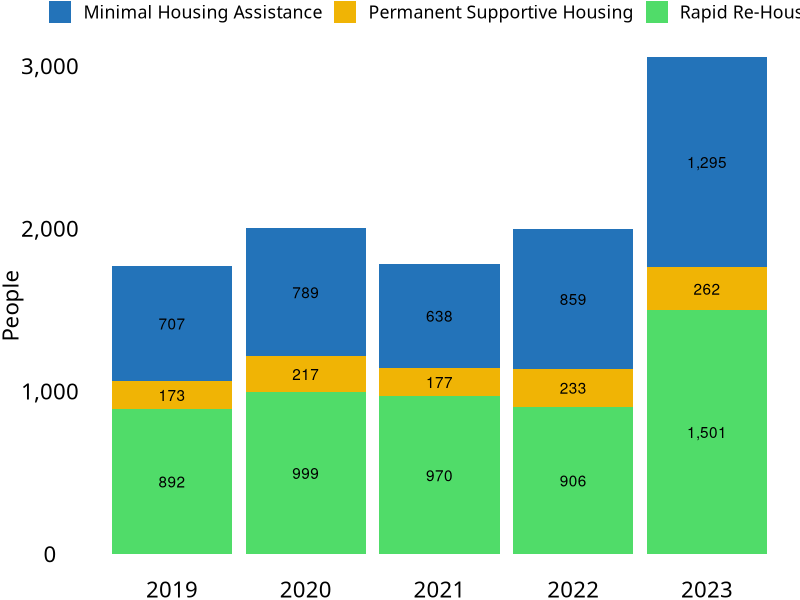
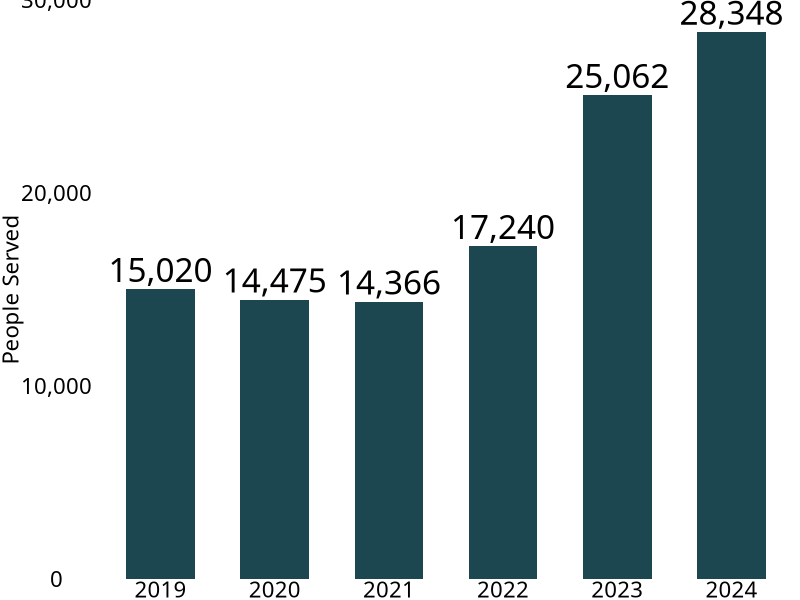
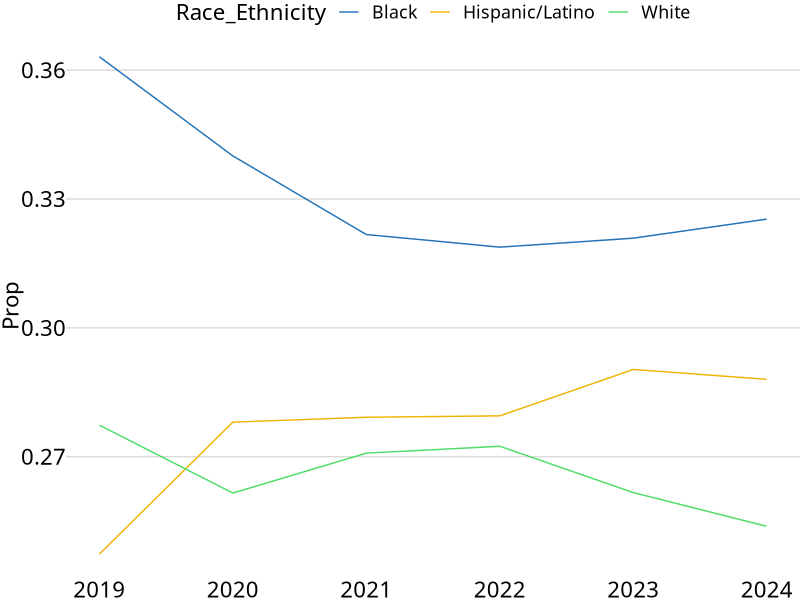

R code for these plots, in order:
# Load Packages -----------------------------------------------------------


library(tidyverse)
library(scales)


# Define Colors -----------------------------------------------------------

echo_blue <- "#2373b9"
echo_yellow <- "#f0b405"
echo_green <- "#50dc69"

echo_red <- "#ab353c"


# Color Palettes ----------------------------------------------------------

scale_fill_echo <- function() {
  scale_fill_manual(
    values = c(echo_blue, echo_yellow, echo_green)
  )
}


scale_color_echo <- function() {
  scale_color_manual(
    values = c(echo_blue, echo_yellow, echo_green)
  )
}


# Define Theme ------------------------------------------------------------

theme_echo <- function(add_y_grid_lines = FALSE) {
  
  theme_echo <-
    theme_void(
    base_family = "Lora",
    base_size = 16
  ) +
    theme(
      axis.text = element_text(),
      axis.title.y = element_text(angle = 90),
      legend.position = "top"
    )
  
  if (add_y_grid_lines == TRUE) {
    theme_echo <-
      theme_echo +
      theme(panel.grid.major.y = element_line(
        color = "gray80"
      ))
  }
  
  theme_echo
}

theme_set(theme_echo())



# Import Data -------------------------------------------------------------

housing_moves <-
  read_csv("data-raw/housing_moves.csv") |>
  mutate(people_formatted = comma(people))


# Plot --------------------------------------------------------------------

housing_moves |>
  ggplot(
    aes(
      x = year,
      y = people,
      fill = program,
      label = people_formatted
    )
  ) +
  geom_col() +
  geom_text(
    position = position_stack(
      vjust = 0.5
    )
  ) +
  scale_y_continuous(
    labels = comma_format()
  ) +
  # scale_fill_manual(
  #   values = c(
  #     "Minimal Housing Assistance" = echo_blue,
  #     "Permanent Supportive Housing" = echo_yellow,
  #     "Rapid Re-Housing" = echo_green
  #   )
  # ) +
  scale_fill_echo() +
  labs(
    y = "People",
    x = NULL,
    fill = NULL
  )

# Plot -----------------Client histogram---------------------------

client_years <-
  read_csv("data-raw/Client_Counts.csv")

# clients_overTime <-
ggplot(
  client_years,
  aes(
    x = factor(Year),
    y = n
  )
) +
  geom_col(fill = "#1c4750", width = .6) +
  geom_text(
    aes(label = comma(n)),
    color = "black",
    family = "Lora",
    vjust = -.3,
    size = 24 / .pt
  ) +
  scale_y_continuous(
    limits = c(0, 30000),
    breaks = seq(0, 30000, by = 10000),
    labels = comma,
    expand = c(0, 0.)
  ) +
  labs(x = NULL, y = "People Served")



# Race Ethnicity Counts ---------------------------------------------------

race_ethnicity_counts <-
  read_csv("data-raw/RaceEthCounts.csv")

race_ethnicity_counts |> count(Race_Ethnicity)

race_ethnicity_counts |>
  mutate(prop_formatted = percent(Prop, accuracy = 0.01)) |>
  filter(Race_Ethnicity %in% c(
    "White",
    "Black",
    "Hispanic/Latino"
  )) |>
  ggplot(
    aes(
      x = Year,
      y = Prop,
      color = Race_Ethnicity,
      group = Race_Ethnicity
    )
  ) +
  geom_line() +
  scale_color_echo() +
  theme_echo(add_y_grid_lines = TRUE)
